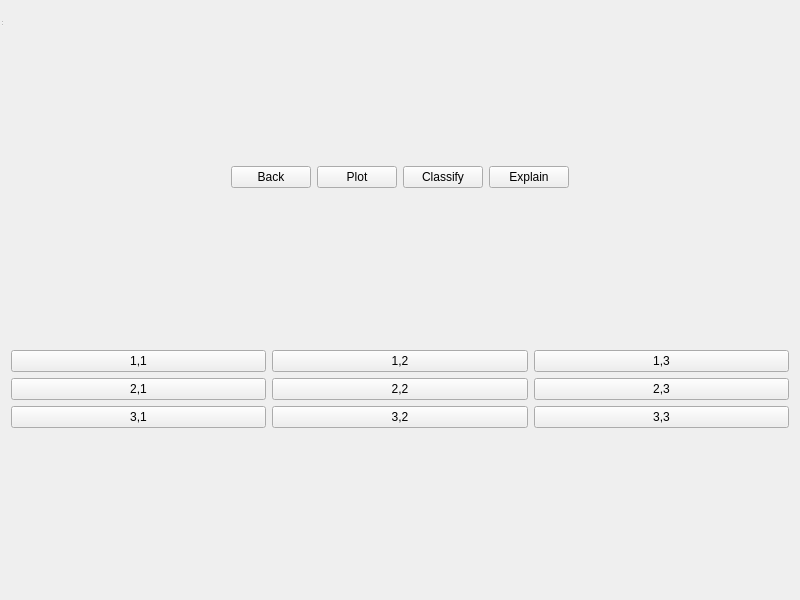
<?xml version="1.0" encoding="UTF-8"?>
<ui version="4.0">
 <class>Form</class>
 <widget class="QWidget" name="Form">
  <property name="geometry">
   <rect>
    <x>0</x>
    <y>0</y>
    <width>800</width>
    <height>600</height>
   </rect>
  </property>
  <property name="windowTitle">
   <string>Form</string>
  </property>
  <layout class="QGridLayout" name="gridLayout">
   <item row="4" column="0">
    <layout class="QGridLayout" name="gridLayout_3">
     <item row="0" column="1">
      <widget class="QPushButton" name="b12">
       <property name="text">
        <string>1,2</string>
       </property>
      </widget>
     </item>
     <item row="0" column="2">
      <widget class="QPushButton" name="b13">
       <property name="text">
        <string>1,3</string>
       </property>
      </widget>
     </item>
     <item row="1" column="0">
      <widget class="QPushButton" name="b21">
       <property name="text">
        <string>2,1</string>
       </property>
      </widget>
     </item>
     <item row="1" column="2">
      <widget class="QPushButton" name="b23">
       <property name="text">
        <string>2,3</string>
       </property>
      </widget>
     </item>
     <item row="1" column="1">
      <widget class="QPushButton" name="b22">
       <property name="text">
        <string>2,2</string>
       </property>
      </widget>
     </item>
     <item row="0" column="0">
      <widget class="QPushButton" name="b11">
       <property name="text">
        <string>1,1</string>
       </property>
      </widget>
     </item>
     <item row="2" column="0">
      <widget class="QPushButton" name="b31">
       <property name="text">
        <string>3,1</string>
       </property>
      </widget>
     </item>
     <item row="2" column="1">
      <widget class="QPushButton" name="b32">
       <property name="text">
        <string>3,2</string>
       </property>
      </widget>
     </item>
     <item row="2" column="2">
      <widget class="QPushButton" name="pushButton_9">
       <property name="text">
        <string>3,3</string>
       </property>
      </widget>
     </item>
    </layout>
   </item>
   <item row="1" column="0">
    <layout class="QHBoxLayout" name="horizontalLayout">
     <item>
      <spacer name="horizontalSpacer_2">
       <property name="orientation">
        <enum>Qt::Horizontal</enum>
       </property>
       <property name="sizeHint" stdset="0">
        <size>
         <width>40</width>
         <height>20</height>
        </size>
       </property>
      </spacer>
     </item>
     <item>
      <widget class="QPushButton" name="backButton">
       <property name="text">
        <string>Back</string>
       </property>
      </widget>
     </item>
     <item>
      <widget class="QPushButton" name="plotButton">
       <property name="text">
        <string>Plot</string>
       </property>
      </widget>
     </item>
     <item>
      <widget class="QPushButton" name="classifyButton">
       <property name="text">
        <string>Classify</string>
       </property>
      </widget>
     </item>
     <item>
      <widget class="QPushButton" name="explainButton">
       <property name="text">
        <string>Explain</string>
       </property>
      </widget>
     </item>
     <item>
      <spacer name="horizontalSpacer">
       <property name="orientation">
        <enum>Qt::Horizontal</enum>
       </property>
       <property name="sizeHint" stdset="0">
        <size>
         <width>40</width>
         <height>20</height>
        </size>
       </property>
      </spacer>
     </item>
    </layout>
   </item>
   <item row="3" column="0">
    <spacer name="verticalSpacer_3">
     <property name="orientation">
      <enum>Qt::Vertical</enum>
     </property>
     <property name="sizeHint" stdset="0">
      <size>
       <width>20</width>
       <height>40</height>
      </size>
     </property>
    </spacer>
   </item>
   <item row="8" column="0">
    <spacer name="verticalSpacer">
     <property name="orientation">
      <enum>Qt::Vertical</enum>
     </property>
     <property name="sizeHint" stdset="0">
      <size>
       <width>20</width>
       <height>40</height>
      </size>
     </property>
    </spacer>
   </item>
   <item row="10" column="0">
    <widget class="QMenuBar" name="menubar"/>
   </item>
   <item row="0" column="0">
    <spacer name="verticalSpacer_2">
     <property name="orientation">
      <enum>Qt::Vertical</enum>
     </property>
     <property name="sizeHint" stdset="0">
      <size>
       <width>20</width>
       <height>40</height>
      </size>
     </property>
    </spacer>
   </item>
  </layout>
  <widget class="QStatusBar" name="statusbar">
   <property name="geometry">
    <rect>
     <x>0</x>
     <y>0</y>
     <width>3</width>
     <height>27</height>
    </rect>
   </property>
  </widget>
 </widget>
 <resources/>
 <connections/>
</ui>
